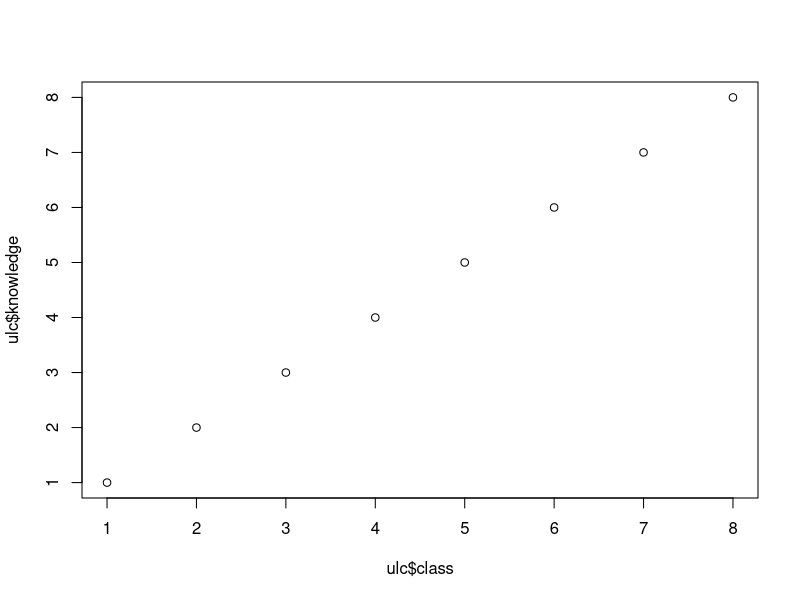
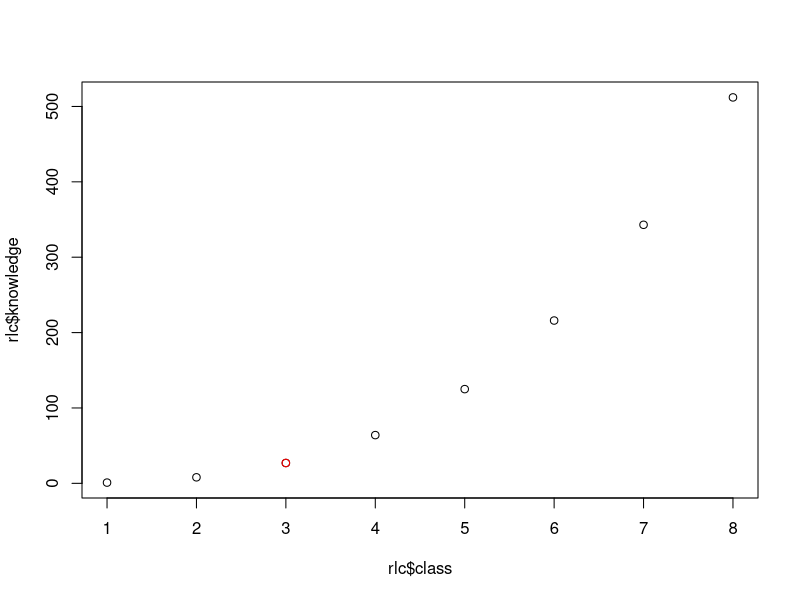

Here is the R script that generated these plots, in order: (Note: this script raises an error after producing the figures.)
#####################################################################
########################### DATASETS ################################
#####################################################################



#####################################################################
# PART 0. LEARNING CURVE
#####################################################################

# Usual learning curve
library(dplyr)
ulc <- tibble(class = 1:8,
             knowledge = 1:8)
plot(ulc$class, ulc$knowledge)

# R learning curve
rlc <- tibble(class = 1:8,
             knowledge = (1:8)^3)
class <- 3
plot(rlc$class, rlc$knowledge)
points(rlc$class[class], rlc$knowledge[class], col = "red")



#####################################################################
# PART 1. SUMMARY
#####################################################################

#Key idea. When we quantify the world, we need two things: 
# - Observations: What we study.
#     - Normally we put the observations in the of a dataset.
# - Variables: Characteristics of what we study.
#     - Normally we put the variables in the columns of a dataset.

# Concepts
"Table" > "Dataset"
"Table" > "Dataframe"
"Dataframe" < "Dataset"

"Variable" == "Column" #*not always
"Observation" == "Row" #*not always


#####################################################################
# PART 1. OBSERVATIONS
#####################################################################

# - Observations: What we study.
#     - Unit of analysis
#     - Unit of observation


# 1.1. OBSERVATIONS
# Check the slides


# 1.2. ECOLOGICAL INFERENCE PROBLEM

# More info: https://en.wikipedia.org/wiki/Simpson%27s_paradox

#Packages
library(dplyr)
library(tidyr)
library(readr)

# 1.2.1. UC BERKELEY
# Tibble with admissions to different undergraduate programmes
uni <- tibble(faculty = rep(c("Psysics", "Politics", "Journalism"), times = 1, each = 2),
              sex = rep(c("Men", "Women"), times = 3),
              applicants = c(825,108,325,593,181,392),
              admitted = c(520, 76, 119, 203, 52, 115))
uni


# What is aggregate data (uni level) telling us?
uni |> 
  group_by(sex) |> 
  summarize(applicants = sum(applicants),
            admitted = sum(admitted)) |> 
  mutate(perc_admissions = admitted / applicants * 100)

#But when we disaggregate the data faculty level ...
uni |> 
  mutate(perc_admissions = admitted / applicants * 100) |>
  arrange(desc(perc_admissions))


## 1.2.2. DURKHEIM SUICIDE
suicide <- tibble(region = c("Isère"),
                  municipality = rep(c("Grenoble", "Le Bourg-d'Oisans", "Saint-Jean-de-Maurienne"), times = 1, each = 2),
                  religion = rep(c("Protestant", "Catholic"), times = 3),
                  population = c(8250,1080,325,593,181,392),
                  suicide = c(520, 72, 12, 20, 5, 11))
suicide

#What aggregate data (regional level) is telling us?
suicide |> 
  group_by(religion) |> 
  summarize(population = sum(population),
            suicide = sum(suicide)) |> 
  mutate(perc = suicide / population * 100)

#But when we disaggregate the data ...
suicide |> 
  mutate(perc = suicide / population * 100) |>
  arrange(desc(perc))






#####################################################################
# PART 2. VARIABLES
#####################################################################

# - Variables: Characteristics of what we study.
#     - Categorical nominal: No order
#     - Categorical ordinal: Order, distance not known
#     - Numeric interval: Order, distance is known, zero no meaning
#     - Numeric ratio: Order, distance is known, zero has meaning


## 2.1. NOMINAL

#     - Categorical nominal: No order


### 2.1.1. DATAFRAME
strings <- tribble(~iso3c, ~country,           ~currency, ~continent, ~region,
                   "CMR", "Cameroon",          "CFA Franc BEAC",           "Africa",   "Sub-Saharan Africa",
                   "COL", "Colombia",          "Colombian Peso",           "Americas", "Latin America & Caribbean",
                   "CUB", "Cuba",              "Cuban Peso",               "Americas", "Latin America & Caribbean",
                   "FRA", "France",            "Euro",                     "Europe",   "Europe & Central Asia",
                   "LSO", "Lesotho",           "Loti",                     "Africa",   "Sub-Saharan Africa",
                   "QAT", "Qatar",             "Qatari Rial",              "Asia",     "Middle East & North Africa",
                   "TWN", "Taiwan",            "New Taiwan Dollar",        "Asia",     "East Asia & Pacific",
                   "TTO", "Trinidad & Tobago", "Trinidad & Tobago Dollar", "Americas", "Latin America & Caribbean")
strings


### 2.1.2. STORAGE
#    - Character
#    - Factor


### 2.1.3. OPERATIONS
#    - Equality: ==
#    - Equality: %in%
#    - Not equality: !=

strings$country == "France"
factor(strings$country) == "France"
strings$continent %in% c("Africa", "Americas", "Asia")
strings$currency != "Euro"
!strings$currency %in% c("Euro", "Loti", "Cuban Peso")


#Ergo
strings[strings$continent %in% c("Africa", "Europe"),]
sum(strings$region == "Latin America & Caribbean")


### 2.1.4. EXERCISE

# Show me the observations from Argentina
# How many observations from Colombia?
glimpse(ches_la)

## 2.1.5. BINARY VARIABLES

#Also called dummy or dichotomous.

ches_la$president

#red:
#elected:
#democracy:
#alliance: 
#successful coup d'état
#reg_aut of an ethnic group



### 2.1.6. STRINGR PACKAGE

library(stringr)
str_remove(strings$region, "Latin ")
str_replace(strings$country, "&", "and")
str_to_upper(strings$currency)
str_sub(strings$iso3c, end = 2)





## 2.2. ORDINAL

#     - Categorical ordinal: Order, distance not known


### 2.2.1. DATAFRAME
ords <- tibble(donor = c("US-MCC", "Canada-GAC", "Germany-BMZ-GIZ", "Korea-KOICA", "Australia-DFAT", "Spain-AECID", 
                         "Saudi Arabia-KSRelief", "Norway-MFA", "China-MOFCOM", "Turkey-TIKA"),
               ati = factor(c("Very Good", "Good", "Good", "Good", "Good", "Fair",
                              "Poor", "Poor", "Very Poor", "Very Poor"),
                            ordered = TRUE,
                            levels = c("Very Poor", "Poor", "Fair", "Good", "Very Good")),
               regime_type = factor(c("Flawed Democracy", "Full Democracy", "Full Democracy", "Full Democracy", "Full Democracy", 
                                      "Flawed Democracy", "Authoritarian", "Full Democracy", "Authoritarian", "Hybrid Regime"), 
                                    ordered = TRUE,
                                    levels = c("Authoritarian", "Hybrid Regime", "Flawed Democracy", "Full Democracy")))
ords

### 2.2.2. STORAGE
#    - Ordered factor

ords$ati <- factor(ords$ati,
                   ordered = TRUE,
                   levels = c("Very Poor", "Poor", "Fair", "Good", "Very Good"))

ords$ati
class(ords$ati)
typeof(ords$ati)
unclass(ords$ati)


### 2.2.3. OPERATIONS
#    - Equality: ==
#    - Equality: %in%
#    - Not equality: !=
#    - More than: >
#    - More or equal than: >=
#    - Less than: <
#    - Less or equal than: <=


ords$regime_type >= "Hybrid Regime"

ords[ords$regime_type != "Full Democracy",]
ords[ords$ati >= "Good",]
ords[ords$ati < "Fair",]


### 2.2.4. FORCATS PACKAGE
library(forcats)
fct_relevel(ords$regime_type, "Hybrid Regime", "Full Democracy", "Flawed Democracy", "Authoritarian")
fct_rev(ords$ati)
fct_other(ords$ati, keep = c("Good", "Very Good"))
plot(fct_infreq(ords$ati))
plot(fct_rev(fct_infreq(ords$ati)))



## 2.3. INTERVAL

#     - Numeric interval: Order, distance is known, zero no meaning


### 2.3.1. DATAFRAME
polity <- tibble(country = c("United States", "Bolivia", "Australia", "Azerbaijan",
                             "USSR", "Timor Leste", "Eritrea", "Qatar", "Gambia"),
                 year = c(1776, 1825, 1901, 1991, 1922, 2002, 1993, 1971, 1965),
                 polity2 = c(0, -3, 10, -3, -7, 6, -6, -10, 8))
polity


### 2.3.2. STORAGE
#    - Numeric
#    - Integer
#    - Date


### 2.3.3. OPERATIONS
#    - Equality: ==
#    - Equality: %in%
#    - Not equality: !=
#    - More than: >
#    - More or equal than: >=
#    - Less than: <
#    - Less or equal than: <=
#    - Sometimes, sums and differences: +, -


# Founded after 1900
polity[polity$year > 1900,]

# Difference between the foundation of the US and the foundation of the USSR
polity$year[polity$country == "United States"] - polity$year[polity$country == "USSR"]

# Which political regimes had more democracy than the US in the year of their foundation?
polity$country[polity$polity2[polity$country == "United States"] > polity$polity2]



## 2.4. RATIO

#     - Numeric ratio: Order, distance is known, zero has meaning


### 2.4.1. DATAFRAME
ratio <- tibble(country = c("USA", "UKG", "FRN", "GMY", "ITA", "RUS", "JPN"),
                milex = c(980000, 7895671, 1023651, 12000000, 669412, 5984123, 1699970),
                milper = c(334, 394, 581, 2750, 581, 1789, 957),
                tpop = c(131028, 47762, 41900, 79798, 44020, 170317, 71380),
                cinc = c(0.182, 0.0997, 0.0396, 0.178, 0.0270, 0.138, 0.0591))
ratio


### 2.4.2. STORAGE
#    - Numeric

# Scientific notation: 1.2e+07?
12000000

# Scientific notation: 2.50+e08
250000000


### 2.4.3. OPERATIONS
#    - Equality: ==
#    - Equality: %in%
#    - Not equality: !=
#    - More than: >
#    - More or equal than: >=
#    - Less than: <
#    - Less or equal than: <=
#    - Sums: +
#    - Differences: -
#    - Multiplication: *
#    - Division: /
#    - Other: sqrt(), log(), exp(), max(), min(), mean()...



## Which countries have military personnel above 1M?
ratio[ratio$milper > 1000, ]

## How many times the military expenditure of Germany is superior to the other great powers?
ratio$milex_gmy <- ratio$milex[ratio$country == "GMY"] / ratio$milex
ratio

## Which country has a military personnel below 1 percent of its population?
ratio[1 > ratio$milper / ratio$tpop * 100,]

## Which country had higher CINC index?
ratio[ratio$cinc == max(ratio$cinc),]

## Which country had less military expenditure?
ratio[ratio$milex == min(ratio$milex),]

## Which countries have military personnel above 1M?
cinc[cinc$milper > 10000, ]


### 2.4.4. EXeRcIsE!!!!!

#https://www.idescat.cat/indicadors/?id=aec&n=15903&t=202200
id

# Populations above 1000 mts
id$

# Highest CINC index?

# Country with the lowest military personnel per capita (milper/tpop)?



### 2.4.5. 








#####################################################################
# PART 3. RECODING
#####################################################################


## 3.1. BOOLEAN OPERATORS

#    - AND: & (all conditions must be present)
#    - OR: | (any condition can be present)
#    - NOT: ! (returns the contrary of the condition)

ctr_pov <- tibble(country = c("Armenia", "Austria", "Benin", "Bolivia",
                              "Brazil", "Colombia", "El Salvador",
                              "Ethiopia", "Honduras", "Indonesia"),
                  continent = c("ASI", "EUR", "AFR", "AME", "AME", "AME", 
                                "AME", "AFR", "AME", "ASI"),
                  poverty = c(1.90, 0.7, 49.6, 6.4, 3.4, 4.5, 
                              1.9, 26.7, 16.2, 7.2))

# African countries AND less than 30% below poverty line
ctr_pov$continent == "AFR" & ctr_pov$poverty > 30

# Not from Africa AND less than 10% below poverty line  
ctr_pov$continent != "AFR" & ctr_pov$poverty < 10

# American countries OR less than 30% below poverty line
ctr_pov$continent == "AME" | ctr_pov$poverty > 30

# NOT from Africa / less than 30% below poverty line
!ctr_pov$continent %in% c("AFR", "AME") | ctr_pov$poverty < 10



## 3.2. IF_ELSE (dplyr)
#    - if_else(condition, if TRUE, if FALSE)

if_else(strings$continent == "Americas", 1, 0)

if_else(strings$continent %in% c("Europe", "Asia"), "Eurasia", strings$continent)

if_else(polity$polity2 > 5, "Democracy", "Autocracy")

if_else(ratio$milex > 800000 & ratio$milper > 900, "Superpower", "Great Power")



## 3.3. CASE_WHEN (dplyr)
#    - case_when(condition1 ~ if TRUE,
#                condition2 ~ if TRUE,
#                condition3 ~ if TRUE,
#                ..., 
#                TRUE ~ if TRUE)

case_when(polity$polity2 > 5 ~  "Democracy", 
          polity$polity2 > -5 ~  "Anocracy",
          TRUE ~ "Autocracy")

polity$century <- case_when(polity$year < 1800 ~  "18c", 
                            polity$year < 1900 ~  "19c",
                            polity$year < 2000 ~  "20c",
                            TRUE ~ "21c")

## 3.4. FACTOR
#    - factor(vector)
#    - factor(vector)

factor(polity$century,
       ordered = TRUE,
       c("18c", "19c", "20c", "21c"))


## 3.5. RECODE
#    - recode(vector, old_value, "new_value")

recode(ords$donor, `Turkey-TIKA` = "Turkey-TIK")
recode(ratio$country, UKG = "GBR", FRN = "FRA", GMY = "DEU")

## 3.6. AS.XXXXXX
#    - as.numeric(vector)
#    - as.factor(vector)
#    - as.character(vector)
#    - as.integer(vector)
#    - as.Date(vector)

polity <- polity |>
  mutate(across(country:polity2, ~ as.character(.)))


polity$year <- as.numeric(polity$year)
polity$polity2 <- as.numeric(polity$polity2)
